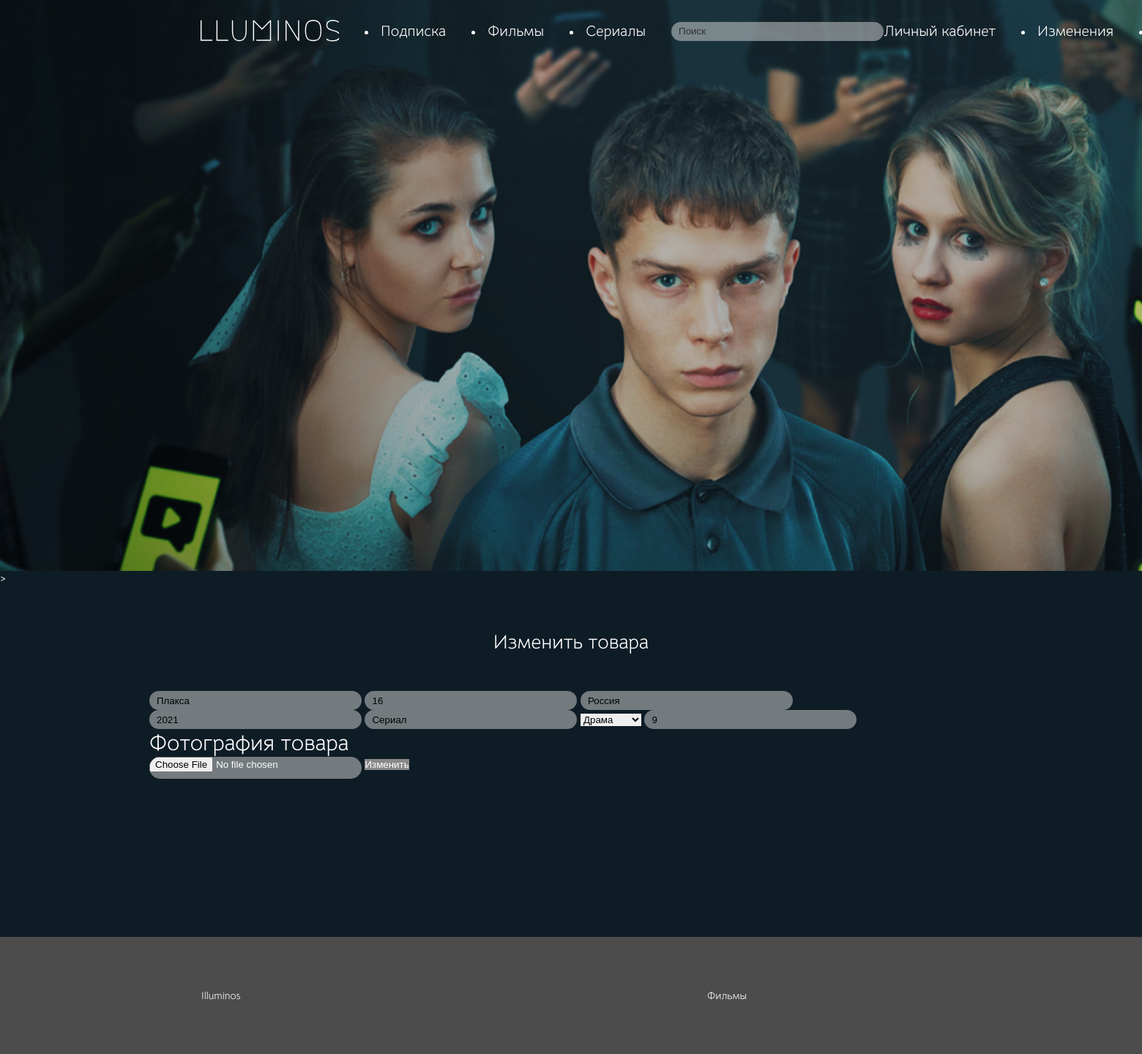
Page /update.php?id=3 (signed in) on the earlier database version.
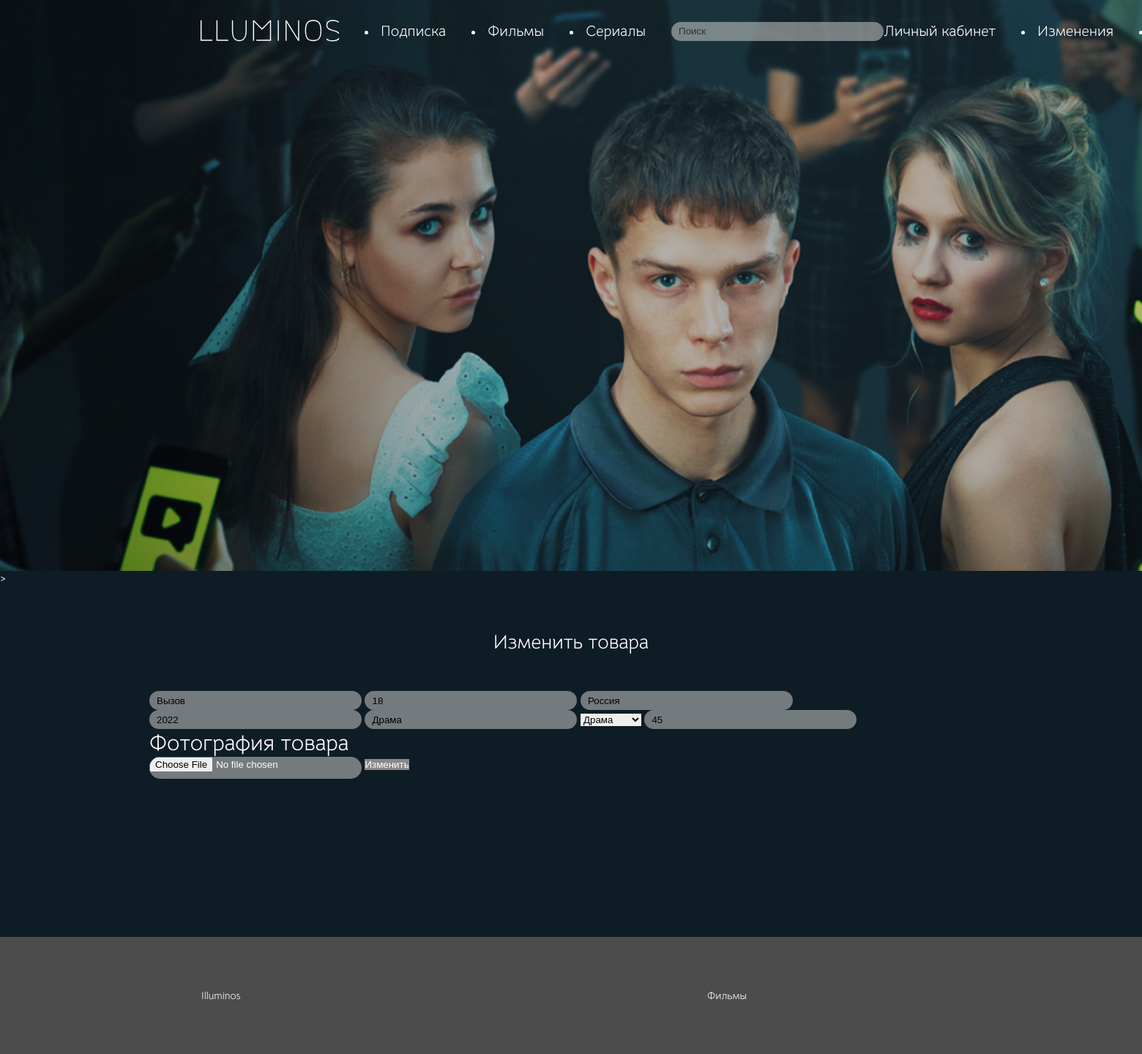
Same page on the later database version.
### tables this page shows
CREATE TABLE `products` (
  `product_id` int(11) NOT NULL,
  `name` varchar(256) NOT NULL,
  `price` int(11) NOT NULL,
  `country` varchar(256) NOT NULL,
  `year` int(11) NOT NULL,
  `model` varchar(256) NOT NULL,
  `category` varchar(256) NOT NULL,
  `count` int(11) NOT NULL,
  `path` varchar(256) NOT NULL,
  `created_at` timestamp NOT NULL DEFAULT CURRENT_TIMESTAMP
);

### update.php (the view, shortened to what this page needs)
<?php
	$connect = new mysqli("localhost", "root", "", "up1");
	$connect->set_charset("utf8");;
	$sql = "SELECT * FROM `products` WHERE `product_id`=".$_GET["id"];
	$product = $connect->query($sql)->fetch_assoc();
	$result = $connect->query("SELECT * FROM `categories`");
	$categories = "";
	while($row = $result->fetch_assoc()) {
		$selected = ($product["category"] == $row["category"]) ? "selected" : "";
		$categories .= sprintf('<option value="%s" %s>%s</option>', $row["category"], $selected, $row["category"]);
	}
	$menu = '
	<div class="logo">
		 <a href="index.php">
			<img src="assets/img/Illuminos.svg" alt="">
		</a>
	</div>
	<li><a href="login.php">Подписка</a></li>
		<li><a href="films.php">Фильмы</a></li>
		<li><a href="serial.php">Сериалы</a></li>
		<input name="s" placeholder="Поиск" type="search">
		%s
	';
	$m = '';
	if(isset($_SESSION["role"])) {
		$m = '<li><a href="index2.php">Личный кабинет</a></li>';
		$m = '<li><a href="cart.php">Избранное</a></li>';
		$m = '<a href="index2.php">Личный кабинет</a>';
		$m .= ($_SESSION["role"] == "admin") ? '<li><a href="admin.php">Изменения</a></li>' : '';
		$m .= '<li><a href="controllers/logout.php">Выход</a></li>';
	} else
		$m = '
			<li><a href="login.php">Вход</a></li>
			<li><a href="register.php">Регистрация</a></li>
		';
	$menu = sprintf($menu, $m);
?>
  <!DOCTYPE html>
  <html lang="en">
  <head>
	<link rel="stylesheet" href="assets/css/style.css">
	<link rel="stylesheet" href="assets/css/style1.css">
  </head>
  <body>
<div class="main">
	<div class="main_menu">
	   <div class="item">
		   <div class="menu_item">
		   <?= $menu ?>
		  </div>
			 </div>
	</div>
   </div>>
	<main>
		<div class="content">
			<div class="head">Изменить товара</div>
			<form enctype="multipart/form-data" action="controllers/update_product.php" method="POST">
				<input type="text" placeholder="Название" name="name" value="<?= $product["name"] ?>" required>
				<input type="number" placeholder="Цена" name="price" value="<?= $product["price"] ?>" required>
				<input type="text" placeholder="Страна производитель" name="country" value="<?= $product["country"] ?>" required>
				<input type="number" placeholder="Год выпуска" name="year" value="<?= $product["year"] ?>" required>
				<input type="text" placeholder="Модель" name="model" value="<?= $product["model"] ?>" required>
				<select name="category" required>
					<?= $categories ?>
				</select>
				<input type="number" placeholder="Количество на складе" name="count" value="<?= $product["count"] ?>" required>
				<p class="text-left">Фотография товара</p>
				<input type="file" name="image">
				<button>Изменить</button>
			</form>
		</div>
	</main>
	<footer class="footer">
    <div class="container-footer">
        <div class="copyright">
	 Illuminos
        </div>
		<div class="copyright">
	 Фильмы
        </div>
</footer>

Differences in the rows shown:
changed products "Россия": name "Плакса" → "Вызов"; price "16" → "18"; year "2021" → "2022"; model "Сериал" → "Драма"; count "9" → "45"
